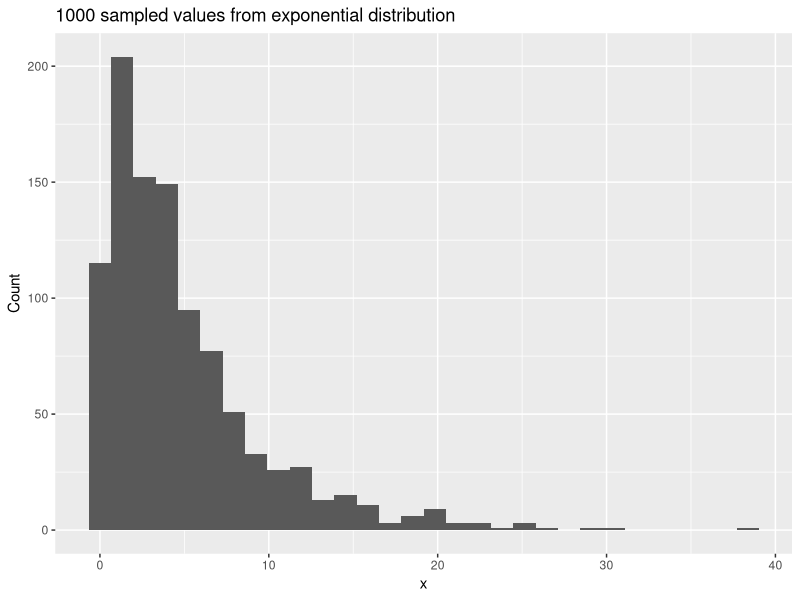
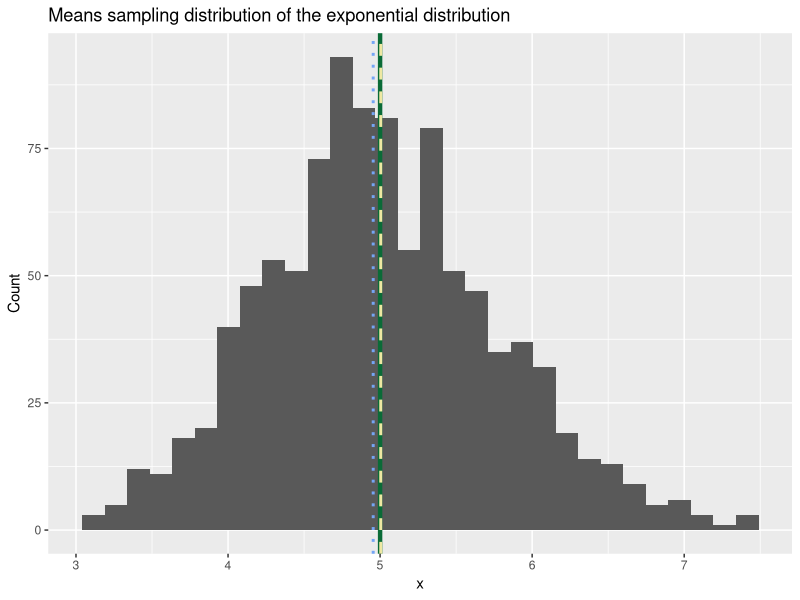
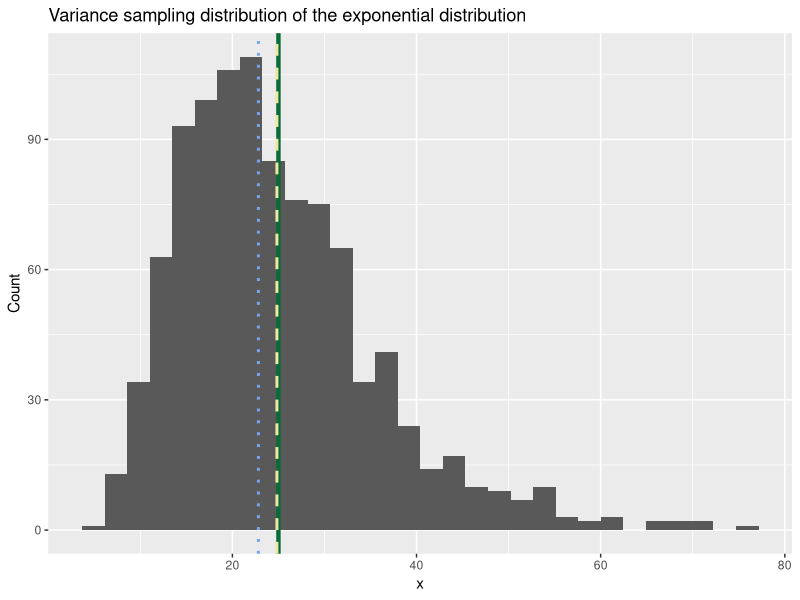

The R script that drew these images, in order:
## ---- chunk 1
lambda <- 0.2
nsamp <- 40
nsimu <- 1000
## ---- chunk 2
library(ggplot2)

# Get 1000 random values of the exponential distribution
exp.sim <- rexp(nsimu, lambda)

# Plot the values
qplot(exp.sim,
      main= "1000 sampled values from exponential distribution",
      xlab = "x", ylab = "Count")
## ---- chunk 3

# Set random numbers generation reproducible
set.seed(126)

# From theory
mean.theo <- 1/lambda

# From simulation
mean.simu <- replicate(nsimu, expr = mean(rexp(nsamp, lambda)))

# Compare results
print(data.frame(Theorical.mean = mean.theo, Sample.mean = mean(mean.simu), 
                 Sample.median = median(mean.simu), Sample.standard.deviation = sd(mean.simu)))
## ---- chunk 4

# Make a histogram of the distribution values and add vertical lines
qplot(mean.simu,
      main = "Means sampling distribution of the exponential distribution",
      xlab='x', ylab = 'Count') +
geom_vline(xintercept = 5, lwd = 1.5, col = '#0A6B37') + 
geom_vline(xintercept = mean(mean.simu), lwd = 1, lty =2, col = '#EEE8A2') +
geom_vline(xintercept = median(mean.simu), lwd = 1, lty =3, col = '#74A5F5')  
## ---- chunk 5

# Set random numbers generation reproducible
set.seed(126)

# From theory
var.theo <- (1/lambda)^2

# From simulation
var.simu <- replicate(nsimu, expr = var(rexp(nsamp, lambda)))

# Compare results
print(data.frame(Theorical.variance = var.theo, Sample.variance = mean(var.simu),
                 Sample.median = median(var.simu)))
## ---- chunk 6

# Make a histogram of the distribution values and add vertical lines
qplot(var.simu,
      main = "Variance sampling distribution of the exponential distribution",
      xlab='x', ylab = 'Count') +
geom_vline(xintercept = 25, lwd = 1.5, col = '#0A6B37') + 
geom_vline(xintercept = mean(var.simu), lwd = 1, lty =2, col = '#EEE8A2') +
geom_vline(xintercept = median(var.simu), lwd = 1, lty =3, col = '#74A5F5')
